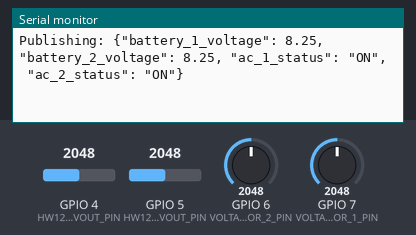
Simulated run of this sketch. Board: ESP32-S3. Parts: the last lines printed to the serial monitor. The test bench sets the inputs (shaded band); at power-on: GPIO 4 (HW122_2_VOUT_PIN) = 2048, GPIO 5 (HW122_1_VOUT_PIN) = 2048, GPIO 6 (VOLTAGE_SENSOR_2_PIN) = 2048, GPIO 7 (VOLTAGE_SENSOR_1_PIN) = 2048. WiFi joins after 1.5 s; servers stay silent unless stated; random numbers use the default seed unless the sketch sets one; no MQTT or app messages arrive unless stated.

Above: at 3.7 s.
3.8 s: GPIO 4 (HW122_2_VOUT_PIN) set to 1929
At 5.0 s:
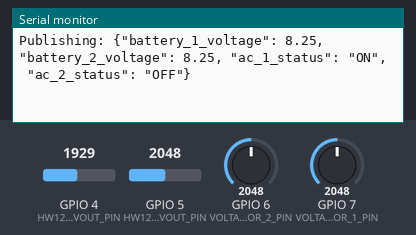
7.0 s: GPIO 5 (HW122_1_VOUT_PIN) set to 1971
At 8.4 s:
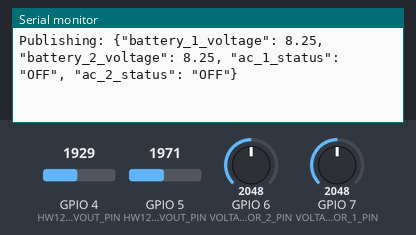

Measured:
- the behaviour switches between 2001 and 2000 on GPIO 4 (HW122_2_VOUT_PIN) (found by bisection; images 0 and 1)
- the behaviour switches between 2001 and 2000 on GPIO 5 (HW122_1_VOUT_PIN) (found by bisection; images 1 and 2)
- after the input at 3.8 s, the serial monitor: prints a new line after 0.77 s (image 1)
- after the input at 7.0 s, the serial monitor: prints a new line after 0.57 s (image 2)

The sketch:

mqtt-wifi.ino
```cpp
#include <WiFi.h>
#include <WiFiClientSecure.h>
#include <PubSubClient.h>

using namespace std;

// --- Network & MQTT Settings ---
const char* ssid = "your-wifi-name";          // Replace with your WiFi Name
const char* password = "wifi-password";  // Replace with your WiFi Password

// --- EMQX Cloud Settings ---
const char* mqtt_server = "your-emqx-server.com"; // Replace with your EMQX Server Address
const int mqtt_port = 8883; // Secure MQTT Port
const char* mqtt_username = "username"; // Create this in EMQX Console -> Authentication
const char* mqtt_password = "password"; // Create this in EMQX Console -> Authentication
const char* mqtt_topic = "your/topic"; // Replace with your desired topic

// Use WiFiClientSecure for port 8883
WiFiClientSecure espClient;
PubSubClient client(espClient);

// --- Pin Definitions ---
const int VOLTAGE_SENSOR_1_PIN = 7; // VSens1
const int VOLTAGE_SENSOR_2_PIN = 6; // VSens2
const int HW122_1_VOUT_PIN = 5;     // AC 1
const int HW122_2_VOUT_PIN = 4;     // AC 2

unsigned long lastMsg = 0;
const long interval = 1000; // Publish every second

void setup_wifi() {
  delay(10);
  Serial.println();
  Serial.print("Connecting to WiFi: ");
  Serial.println(ssid);

  WiFi.begin(ssid, password);

  while (WiFi.status() != WL_CONNECTED) {
    delay(500);
    Serial.print(".");
  }

  Serial.println("\nWiFi connected.");
  Serial.print("IP address: ");
  Serial.println(WiFi.localIP());

  // Bypassing SSL Certificate Validation for easier testing
  // Note: For production, you should use espClient.setCACert(root_ca);
  espClient.setInsecure();
}

void reconnect() {
  while (!client.connected()) {
    Serial.print("Attempting Secure MQTT connection...");
    String clientId = "ESP32-S3-Station-";
    clientId += String(random(0xffff), HEX);

    // Connect using Client ID, Username, and Password
    if (client.connect(clientId.c_str(), mqtt_username, mqtt_password)) {
      Serial.println("connected!");
    } else {
      Serial.print("failed, state=");
      Serial.print(client.state());
      Serial.println(" try again in 1 seconds");
      delay(1000);
    }
  }
}

void setup() {
  Serial.begin(115200);
  delay(1000);

  setup_wifi();
  client.setServer(mqtt_server, mqtt_port);
}

void loop() {
  if (!client.connected()) {
    reconnect();
  }
  client.loop();

  unsigned long now = millis();
  if (now - lastMsg > interval) {
    lastMsg = now;

    // 1. Read and Calculate Battery Voltages
    float battery1Voltage = (analogRead(VOLTAGE_SENSOR_1_PIN) / 4095.0) * 3.3 * 5.0;
    float battery2Voltage = (analogRead(VOLTAGE_SENSOR_2_PIN) / 4095.0) * 3.3 * 5.0;

    // 2. Read AC Power Statuses
    String ac1Status = (analogRead(HW122_1_VOUT_PIN) > 2000) ? "ON" : "OFF";
    String ac2Status = (analogRead(HW122_2_VOUT_PIN) > 2000) ? "ON" : "OFF";

    // 3. Create Expanded JSON Payload
    String payload = "{";
    payload += "\"battery_1_voltage\": " + String(battery1Voltage, 2) + ", ";
    payload += "\"battery_2_voltage\": " + String(battery2Voltage, 2) + ", ";
    payload += "\"ac_1_status\": \"" + ac1Status + "\", ";
    payload += "\"ac_2_status\": \"" + ac2Status + "\"";
    payload += "}";

    // 4. Publish to EMQX
    Serial.print("Publishing: ");
    Serial.println(payload);
    client.publish(mqtt_topic, payload.c_str());
  }
}
```
